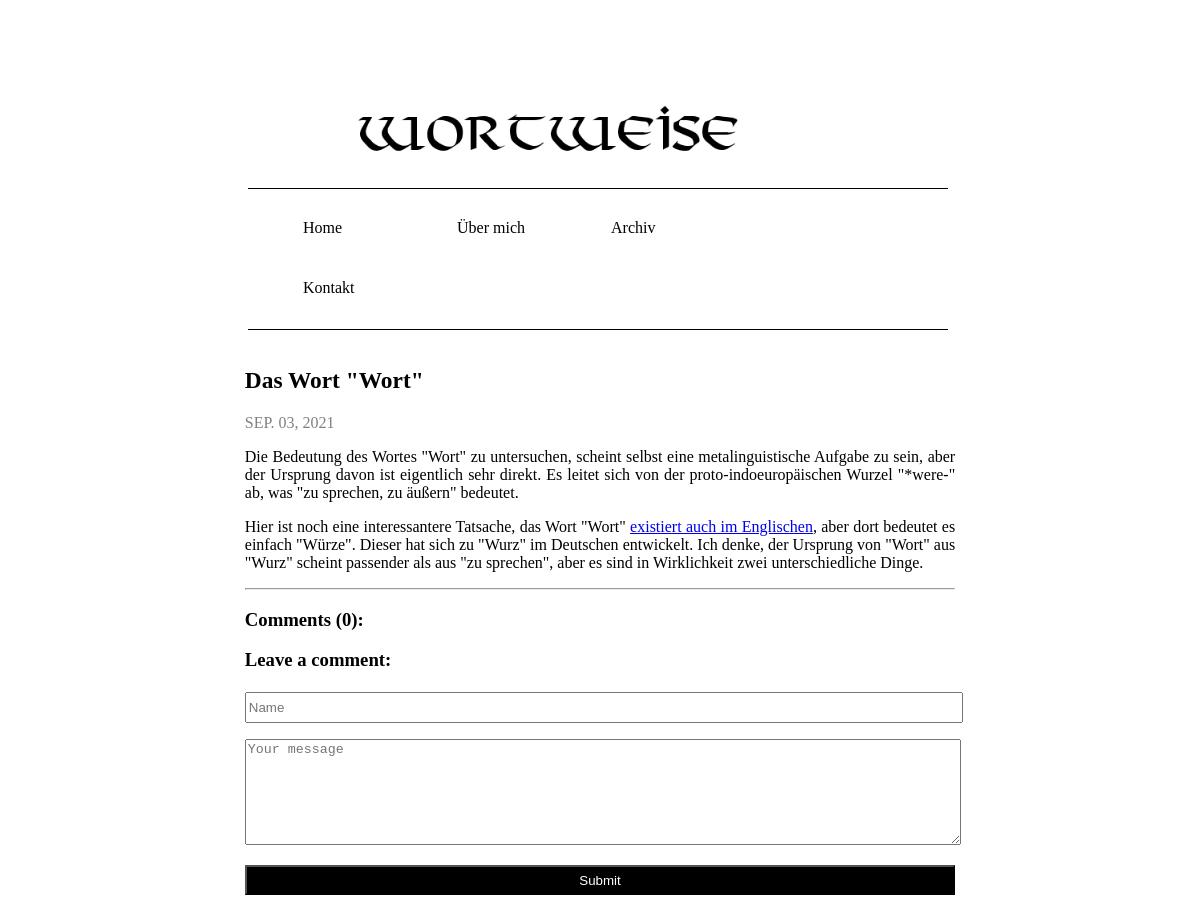
The page /das-wort-wort/ on the database its author committed.
### wortweise/models.py (models this page shows, shortened)
class Post(models.Model):
	title = models.CharField(max_length=255)
	time = models.CharField(max_length=255)
	slug = models.SlugField(max_length=200, unique=True, null=True)
	author = models.ForeignKey(User, on_delete=models.CASCADE)
	created_on = models.DateTimeField(auto_now_add=True)
	body = models.TextField()
	class Meta:
        	ordering = ['-created_on']

### wortweise/views.py (the view)
# urls.py: path('<slug:slug>/', views.post_detail, name='post_detail'),
def post_detail(request, slug):
    template_name = 'article_details.html'
    post = get_object_or_404(Post, slug=slug)
    comments = post.comments.filter(active=True)
    new_comment = None
    if request.method == 'POST':
        comment_form = CommentForm(data=request.POST)
        if comment_form.is_valid():
            new_comment = comment_form.save(commit=False)
            new_comment.post = post
            new_comment.save()
    else:
        comment_form = CommentForm()
    return render(request, template_name, {'post': post,
                                           'comments': comments,
                                           'new_comment': new_comment,
                                           'comment_form': comment_form})

### wortweise/forms.py
class CommentForm(forms.ModelForm):
    class Meta:
        model = Comment
        fields = ('name', 'message')
        message = forms.CharField(widget=forms.Textarea)
        widgets = {
            'name': TextInput(attrs={
                'class': "form-control",
                'style': 'max-width: 300px;',
                'placeholder': 'Name'
                }),
            'message': forms.Textarea(attrs={
                'class': "form-control",
                'placeholder': 'Your message'
                })
        }
    def __init__(self, *args, **kwargs):
    	super(CommentForm, self).__init__(*args, **kwargs) # Call to ModelForm constructor
    	self.fields['name'].widget.attrs['style'] = 'width:100%; height:25px;'
    	self.fields['message'].widget.attrs['style']  = 'width:100%; height:100px;'

### wortweise/templates/article_details.html (shortened to what this page needs)
<!DOCTYPE html>
<html>
<head>
{% load static %}
<link rel="stylesheet" type="text/css" href= "{% static 'polls/style-blog.css' %}?{% now "U" %}">
</head>
<body>
    <div class="logo">
    <a href="{% url 'home' %}"><img src = "{% static 'polls/images/wort-logo1.png' %}?{% now "U" %}" ></a>
    </div>
    <nav>
        <ul>
        <li><a href="{% url 'home' %}" class="cool-link">Home</a></li>
        <li><a href="{% url 'about-detail' %}" class="cool-link">&Uuml;ber mich</a></li>
        <li><a href="{% url 'list-detail' %}" class="cool-link">Archiv</a></li>
        <li><a href="{% url 'contact-detail' %}" class="cool-link">Kontakt</a></li>
        </ul>
    </nav>
</body>
<br>
<div class="blog-posts">
    <div class="blogtitle">
        <h2>{{ post.title }}<h2/>
    </div>
    <time datetime="03-06-2021"><p style="color:gray">{{ post.time }}</p></time>
    <div class="blogtext">
        <p>{{ post.body |safe|linebreaks }}</p>
    </div>
    <hr>
</div>
<div class = "blog-posts">
       <h3>Comments ({{ comments.count }}):</h3>
      </div>
    <div class="col-md-8 card mb-4  mt-3 ">
      <div class="card-body">
        {% if new_comment %}
        <div class="alert alert-success" role="alert">
          Your comment is awaiting moderation
        </div>
        {% else %}
<div class = "blog-posts">
        <h3>Leave a comment:</h3>
        <form method="post" style="margin-top: 1.3em;" input[type=text]="width:100%;   border: 2px solid blue;
  border-radius: 4px">
		 <p>{% csrf_token %}
          {{ comment_form.name}}</p>
         <p>{{ comment_form.message }}</p>
          <button type="submit" style="color: white; background-color: black; width: 100%;font: bold; height: 30px;" class="btn btn-primary  btn-block">Submit</button>
        </form>
        {% endif %}
      </div>
    </div>
  </div>
</html>

### wortweise/static/polls/style-blog.css (style rules this page uses)
nav { width: 100vw; overflow:auto; background: white; max-width:100%; height:auto;" border-color: black; display: block; margin: auto; }
ul { padding: 10px 50px; width: 50vw; margin: 15vw 0 0 20vw; list-style: none; border-top: 1px solid black; border-bottom: 1px solid black; border-color: black; }
li { display: inline-block; width: 150px; border-color: black; }
li a { display: inline-block; padding: 20px 5px; text-decoration: none; font-family: Libre-Baskerville; color: black; text-align: center; border-color: black; }
.cool-link::after { content:''; display: block; width: 0; height: 2px; background: black; transition: width .3s }
.logo { background-image: url("images/wort-logo1.png") no-repeat; position: relative; width: fit-content; }
.logo img { position: absolute; margin-top: 8vw; margin-left: 29vw; width: 32vw; height: auto; }
.blog-posts { text-align: justify; margin-top: 100px; margin: auto; width: 60%; font-family: 'Lora', Georgia, serif; }
.blogtitle { font-family: 'Georgia', serif; font-size:1.3vw; }
.blogtext { text-align: justify; margin-top: 100px; margin: auto; width: 100%; font-family: 'Lora', Georgia, serif; }

### rows shown on the page
Post: title "Das Wort \"Wort\"", time "SEP. 03, 2021", body "Die Bedeutung des Wortes \"Wort\" zu untersuchen, scheint selbst eine metalinguistische Aufgabe zu sein, aber der Ursprung davon ist eigentlich sehr direkt. Es leitet sich von der proto-indoeuropäischen Wurzel \"*were-\" ab, was \"zu sprechen, zu äußern\" bedeutet. Hier ist noch eine interessantere Tatsache, das Wort \"Wort\" existiert auch im Englischen , aber dort bedeutet es einfach \"Würze\". Dieser hat sich zu \"Wurz\" im Deutschen entwickelt. Ich denke, der Ursprung von \"Wort\" aus \"Wurz\" scheint passender als aus \"zu sprechen\", aber es sind in Wirklichkeit zwei unterschiedliche Dinge."

### other values the page prints
{{ comments.count }} "0"
